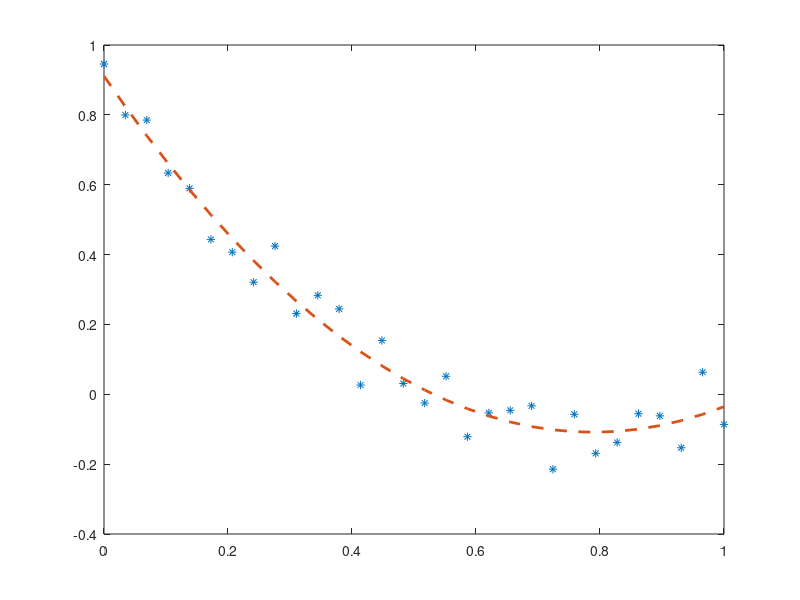

MATLAB code for this plot:
%Aly Khater

clc;
clear;
close all;

x=linspace(0,1,30)';
w=0.1*sin(10*[1:30].^3)';
y = 2*x.^2-3*x+1+w;



%Find a line of the form y = ax^2+bx+c

u = [x.^2,x,ones(30,1)]\y;
%iterated from the code provided on page 46 of the book
a=u(1), b=u(2), c=u(3)
plot(x,y,'*')
hold on
plot(x,a*x.^2+b*x+c,'--','LineWidth',2)

%a = 1.6387
%b = -2.5850
%c = 0.9108